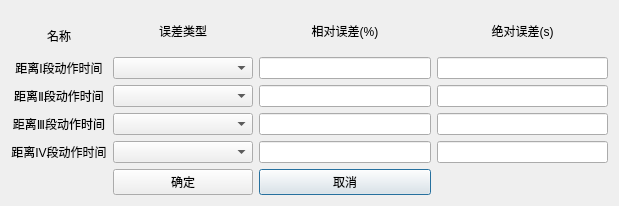
<?xml version="1.0" encoding="UTF-8"?>
<ui version="4.0">
 <class>QDistanceResultEstimateDlg</class>
 <widget class="QDialog" name="QDistanceResultEstimateDlg">
  <property name="geometry">
   <rect>
    <x>0</x>
    <y>0</y>
    <width>619</width>
    <height>200</height>
   </rect>
  </property>
  <property name="windowTitle">
   <string>Dialog</string>
  </property>
  <layout class="QGridLayout" name="gridLayout">
   <item row="6" column="1">
    <widget class="QComboBox" name="m_cmb2">
     <property name="minimumSize">
      <size>
       <width>140</width>
       <height>0</height>
      </size>
     </property>
    </widget>
   </item>
   <item row="8" column="0">
    <widget class="QLabel" name="label_4">
     <property name="text">
      <string>距离IV段动作时间</string>
     </property>
     <property name="alignment">
      <set>Qt::AlignCenter</set>
     </property>
    </widget>
   </item>
   <item row="8" column="1">
    <widget class="QComboBox" name="m_cmb4">
     <property name="minimumSize">
      <size>
       <width>140</width>
       <height>0</height>
      </size>
     </property>
    </widget>
   </item>
   <item row="4" column="1">
    <widget class="QComboBox" name="m_cmb1">
     <property name="minimumSize">
      <size>
       <width>140</width>
       <height>0</height>
      </size>
     </property>
    </widget>
   </item>
   <item row="4" column="3">
    <widget class="QLineEdit" name="m_txtAbs1"/>
   </item>
   <item row="4" column="2">
    <widget class="QLineEdit" name="m_txtRel1"/>
   </item>
   <item row="8" column="3">
    <widget class="QLineEdit" name="m_txtAbs4"/>
   </item>
   <item row="4" column="0">
    <widget class="QLabel" name="label">
     <property name="text">
      <string>距离I段动作时间</string>
     </property>
     <property name="alignment">
      <set>Qt::AlignCenter</set>
     </property>
    </widget>
   </item>
   <item row="6" column="0">
    <widget class="QLabel" name="label_2">
     <property name="text">
      <string>距离Ⅱ段动作时间</string>
     </property>
     <property name="alignment">
      <set>Qt::AlignCenter</set>
     </property>
    </widget>
   </item>
   <item row="6" column="3">
    <widget class="QLineEdit" name="m_txtAbs2"/>
   </item>
   <item row="8" column="2">
    <widget class="QLineEdit" name="m_txtRel4"/>
   </item>
   <item row="9" column="2">
    <widget class="QPushButton" name="m_btnCancel">
     <property name="text">
      <string>取消</string>
     </property>
    </widget>
   </item>
   <item row="7" column="2">
    <widget class="QLineEdit" name="m_txtRel3"/>
   </item>
   <item row="6" column="2">
    <widget class="QLineEdit" name="m_txtRel2"/>
   </item>
   <item row="7" column="1">
    <widget class="QComboBox" name="m_cmb3">
     <property name="minimumSize">
      <size>
       <width>140</width>
       <height>0</height>
      </size>
     </property>
    </widget>
   </item>
   <item row="9" column="1">
    <widget class="QPushButton" name="m_btnOK">
     <property name="text">
      <string>确定</string>
     </property>
    </widget>
   </item>
   <item row="7" column="3">
    <widget class="QLineEdit" name="m_txtAbs3"/>
   </item>
   <item row="7" column="0">
    <widget class="QLabel" name="label_3">
     <property name="text">
      <string>距离Ⅲ段动作时间</string>
     </property>
     <property name="alignment">
      <set>Qt::AlignCenter</set>
     </property>
    </widget>
   </item>
   <item row="3" column="1">
    <widget class="QLabel" name="label_6">
     <property name="maximumSize">
      <size>
       <width>16777215</width>
       <height>30</height>
      </size>
     </property>
     <property name="text">
      <string>误差类型</string>
     </property>
     <property name="alignment">
      <set>Qt::AlignCenter</set>
     </property>
    </widget>
   </item>
   <item row="3" column="0">
    <widget class="QLabel" name="label_5">
     <property name="minimumSize">
      <size>
       <width>0</width>
       <height>40</height>
      </size>
     </property>
     <property name="maximumSize">
      <size>
       <width>16777215</width>
       <height>30</height>
      </size>
     </property>
     <property name="text">
      <string>名称</string>
     </property>
     <property name="alignment">
      <set>Qt::AlignCenter</set>
     </property>
    </widget>
   </item>
   <item row="3" column="2">
    <widget class="QLabel" name="label_7">
     <property name="maximumSize">
      <size>
       <width>16777215</width>
       <height>30</height>
      </size>
     </property>
     <property name="text">
      <string>相对误差(%)</string>
     </property>
     <property name="alignment">
      <set>Qt::AlignCenter</set>
     </property>
    </widget>
   </item>
   <item row="3" column="3">
    <widget class="QLabel" name="label_8">
     <property name="text">
      <string>绝对误差(s)</string>
     </property>
     <property name="alignment">
      <set>Qt::AlignCenter</set>
     </property>
    </widget>
   </item>
  </layout>
 </widget>
 <resources/>
 <connections/>
</ui>
